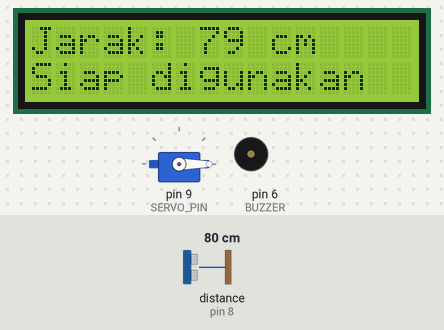
Bench run of a sketch on a simulated Arduino Uno, built with avr-gcc and run on an emulated ATmega328P. On the bench: servo, 16×2 character LCD, buzzer (waves = sounding, pin HIGH). Wiring (inferred from the names in the program): ultrasonic range finder: trigger pin 7; echo pin 8. Inputs (shaded band) come from the test bench; at power-on: distance to the obstacle (sensor on pin 8) 80 cm. The echo pulse lasts 58.3 µs per cm; pins used as bus, display or sensor lines are not drawn.

Above: at 2.7 s.
2.8 s: distance to the obstacle (sensor on pin 8) set to 22 cm
At 4.2 s:
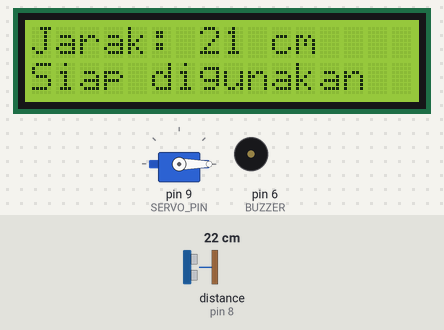
4.5 s: distance to the obstacle (sensor on pin 8) set to 19 cm
At 5.9 s:
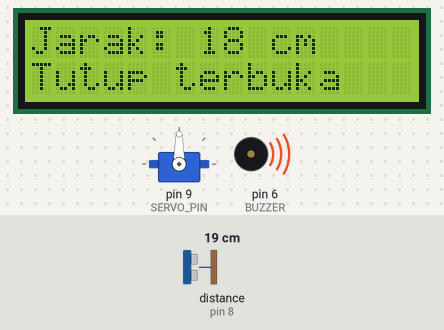
6.8 s: distance to the obstacle (sensor on pin 8) set to 2 cm
At 8.5 s:
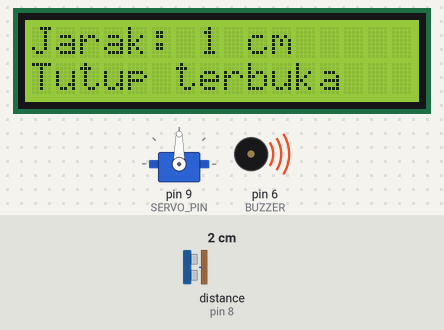
Timing chart, 0 to 10.0 s (numbered marks = the images above; inputs shaded):
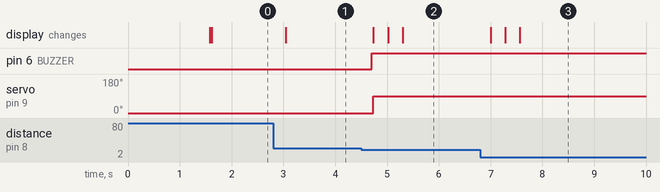

Measured:
- the behaviour switches between 21 and 20 cm on distance to the obstacle (sensor on pin 8) (found by bisection; images 1 and 2)
- after the input at 2.8 s, the display: changes after 0.24 s (image 1)
- after the input at 4.5 s, pin 6 (BUZZER): LOW → HIGH after 0.21 s; servo on pin 9 (SERVO_PIN): 0° → 90° after 0.24 s; the display: changes after 0.24 s (image 2)
- after the input at 6.8 s, the display: changes after 0.20 s (image 3)

The sketch:

01_Tong_Sampah_Otomatis.ino
```cpp
#include <Wire.h>
#include <LiquidCrystal_I2C.h>
#include <Servo.h>

const int TRIG = 7;
const int ECHO = 8;
const int SERVO_PIN = 9;
const int BUZZER = 6;
LiquidCrystal_I2C lcd(0x27, 16, 2);
Servo servo;

long bacaJarakCm() {
  digitalWrite(TRIG, LOW);
  delayMicroseconds(2);
  digitalWrite(TRIG, HIGH);
  delayMicroseconds(10);
  digitalWrite(TRIG, LOW);
  long durasi = pulseIn(ECHO, HIGH, 30000);
  return durasi == 0 ? 999 : durasi * 0.0343 / 2;
}

void setup() {
  pinMode(TRIG, OUTPUT);
  pinMode(ECHO, INPUT);
  pinMode(BUZZER, OUTPUT);
  servo.attach(SERVO_PIN);
  servo.write(0);
  lcd.init();
  lcd.backlight();
  lcd.print("Tong Sampah");
  delay(1500);
  lcd.clear();
}

void loop() {
  long jarak = bacaJarakCm();
  bool tanganDekat = jarak < 20;
  servo.write(tanganDekat ? 90 : 0);
  digitalWrite(BUZZER, tanganDekat ? HIGH : LOW);
  lcd.setCursor(0, 0);
  lcd.print("Jarak: ");
  lcd.print(jarak);
  lcd.print(" cm    ");
  lcd.setCursor(0, 1);
  lcd.print(tanganDekat ? "Tutup terbuka   " : "Siap digunakan  ");
  delay(250);
}
```
